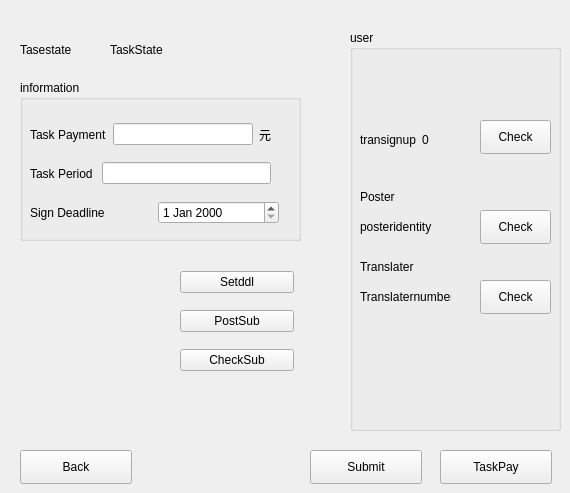
    <widget class="QWidget" name="checkmyleadpage">
     <widget class="QPushButton" name="l_gettaskbutton">
      <property name="geometry">
       <rect>
        <x>440</x>
        <y>450</y>
        <width>112</width>
        <height>34</height>
       </rect>
      </property>
      <property name="text">
       <string>TaskPay</string>
      </property>
     </widget>
     <widget class="QPushButton" name="l_backbutton">
      <property name="geometry">
       <rect>
        <x>20</x>
        <y>450</y>
        <width>112</width>
        <height>34</height>
       </rect>
      </property>
      <property name="text">
       <string>Back</string>
      </property>
     </widget>
     <widget class="QGroupBox" name="groupBox_3">
      <property name="geometry">
       <rect>
        <x>20</x>
        <y>80</y>
        <width>281</width>
        <height>161</height>
       </rect>
      </property>
      <property name="title">
       <string>information</string>
      </property>
      <widget class="QWidget" name="layoutWidget_15">
       <property name="geometry">
        <rect>
         <x>10</x>
         <y>80</y>
         <width>241</width>
         <height>27</height>
        </rect>
       </property>
       <layout class="QHBoxLayout" name="horizontalLayout_20">
        <item>
         <widget class="QLabel" name="circletimelabel_2">
          <property name="text">
           <string>Task Period </string>
          </property>
         </widget>
        </item>
        <item>
         <widget class="QLineEdit" name="l_circletimeedit"/>
        </item>
       </layout>
      </widget>
      <widget class="QWidget" name="layoutWidget_6">
       <property name="geometry">
        <rect>
         <x>10</x>
         <y>40</y>
         <width>241</width>
         <height>29</height>
        </rect>
       </property>
       <layout class="QHBoxLayout" name="horizontalLayout_8">
        <item>
         <layout class="QHBoxLayout" name="horizontalLayout_21">
          <item>
           <widget class="QLabel" name="taskpaymentlabel_2">
            <property name="text">
             <string>Task Payment</string>
            </property>
           </widget>
          </item>
          <item>
           <widget class="QLineEdit" name="l_taskpaymentedit"/>
          </item>
         </layout>
        </item>
        <item>
         <widget class="QLabel" name="label_2">
          <property name="text">
           <string>元</string>
          </property>
         </widget>
        </item>
       </layout>
      </widget>
      <widget class="QWidget" name="layoutWidget_13">
       <property name="geometry">
        <rect>
         <x>10</x>
         <y>120</y>
         <width>249</width>
         <height>26</height>
        </rect>
       </property>
       <layout class="QHBoxLayout" name="horizontalLayout_19">
        <item>
         <widget class="QLabel" name="signupdeadline_2">
          <property name="text">
           <string>Sign Deadline</string>
          </property>
         </widget>
        </item>
        <item>
         <widget class="QDateEdit" name="l_signupdeadlineedit"/>
        </item>
       </layout>
      </widget>
     </widget>
     <widget class="QGroupBox" name="groupBox_5">
      <property name="geometry">
       <rect>
        <x>350</x>
        <y>30</y>
        <width>211</width>
        <height>401</height>
       </rect>
      </property>
      <property name="title">
       <string>user</string>
      </property>
      <widget class="QPushButton" name="l_transignupbutton">
       <property name="geometry">
        <rect>
         <x>130</x>
         <y>90</y>
         <width>71</width>
         <height>34</height>
        </rect>
       </property>
       <property name="text">
        <string>Check</string>
       </property>
      </widget>
      <widget class="QWidget" name="layoutWidget_9">
       <property name="geometry">
        <rect>
         <x>10</x>
         <y>100</y>
         <width>110</width>
         <height>20</height>
        </rect>
       </property>
       <layout class="QHBoxLayout" name="horizontalLayout_14">
        <item>
         <widget class="QLabel" name="l_transignupabel">
          <property name="text">
           <string>transignup</string>
          </property>
         </widget>
        </item>
        <item>
         <widget class="QLabel" name="l_transignnum">
          <property name="text">
           <string>0</string>
          </property>
         </widget>
        </item>
       </layout>
      </widget>
      <widget class="QLabel" name="l_posterlabel">
       <property name="geometry">
        <rect>
         <x>10</x>
         <y>150</y>
         <width>54</width>
         <height>34</height>
        </rect>
       </property>
       <property name="text">
        <string>Poster</string>
       </property>
      </widget>
      <widget class="QLabel" name="l_tranlabel">
       <property name="geometry">
        <rect>
         <x>10</x>
         <y>220</y>
         <width>90</width>
         <height>34</height>
        </rect>
       </property>
       <property name="text">
        <string>Translater</string>
       </property>
      </widget>
      <widget class="QLabel" name="l_posterread">
       <property name="geometry">
        <rect>
         <x>10</x>
         <y>180</y>
         <width>101</width>
         <height>34</height>
        </rect>
       </property>
       <property name="text">
        <string>posteridentity</string>
       </property>
      </widget>
      <widget class="QPushButton" name="l_checkposterbutton">
       <property name="geometry">
        <rect>
         <x>130</x>
         <y>180</y>
         <width>71</width>
         <height>34</height>
        </rect>
       </property>
       <property name="text">
        <string>Check</string>
       </property>
      </widget>
      <widget class="QLabel" name="l_trannum">
       <property name="geometry">
        <rect>
         <x>10</x>
         <y>250</y>
         <width>91</width>
         <height>34</height>
        </rect>
       </property>
       <property name="text">
        <string>Translaternumber</string>
       </property>
      </widget>
      <widget class="QPushButton" name="l_checktranbutton">
       <property name="geometry">
        <rect>
         <x>130</x>
         <y>250</y>
         <width>71</width>
         <height>34</height>
        </rect>
       </property>
       <property name="text">
        <string>Check</string>
       </property>
      </widget>
     </widget>
     <widget class="QPushButton" name="l_submitbutton">
      <property name="geometry">
       <rect>
        <x>310</x>
        <y>450</y>
        <width>112</width>
        <height>34</height>
       </rect>
      </property>
      <property name="text">
       <string>Submit</string>
      </property>
     </widget>
     <widget class="QWidget" name="layoutWidget">
      <property name="geometry">
       <rect>
        <x>20</x>
        <y>40</y>
        <width>173</width>
        <height>20</height>
       </rect>
      </property>
      <layout class="QHBoxLayout" name="horizontalLayout_5">
       <item>
        <widget class="QLabel" name="l_subtasklabel">
         <property name="text">
          <string>Tasestate</string>
         </property>
        </widget>
       </item>
       <item>
        <widget class="QLabel" name="l_subtasknum">
         <property name="text">
          <string>TaskState</string>
         </property>
        </widget>
       </item>
      </layout>
     </widget>
     <widget class="QWidget" name="layoutWidget">
      <property name="geometry">
       <rect>
        <x>180</x>
        <y>260</y>
        <width>114</width>
        <height>122</height>
       </rect>
      </property>
      <layout class="QVBoxLayout" name="verticalLayout">
       <item>
        <widget class="QPushButton" name="l_setddlbutton">
         <property name="text">
          <string>Setddl</string>
         </property>
        </widget>
       </item>
       <item>
        <widget class="QPushButton" name="l_postsubtaskbutton">
         <property name="text">
          <string>PostSub</string>
         </property>
        </widget>
       </item>
       <item>
        <widget class="QPushButton" name="l_checksubbutton">
         <property name="text">
          <string>CheckSub</string>
         </property>
        </widget>
       </item>
      </layout>
     </widget>
     <zorder>layoutWidget</zorder>
     <zorder>l_gettaskbutton</zorder>
     <zorder>l_backbutton</zorder>
     <zorder>groupBox_3</zorder>
     <zorder>groupBox_5</zorder>
     <zorder>l_submitbutton</zorder>
     <zorder>layoutWidget</zorder>
    </widget>
